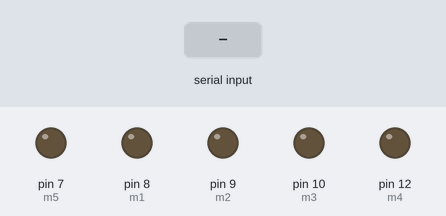
The sketch below on a simulated Arduino Uno, built with avr-gcc and run on an emulated ATmega328P. Parts: output pins drawn as LEDs (lit = HIGH). The test bench sets the inputs (shaded band).

Above: at 1.2 s.
1.3 s: "1" received over Serial
4.3 s: "3" received over Serial
At 4.6 s:
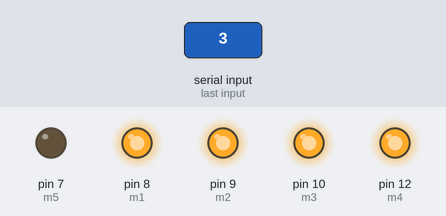
5.8 s: "4" received over Serial
At 6.9 s:
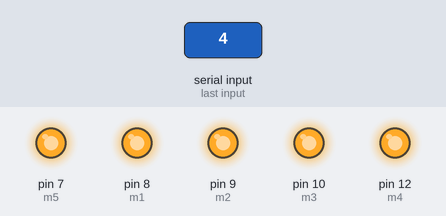
7.3 s: "2" received over Serial
At 7.8 s:
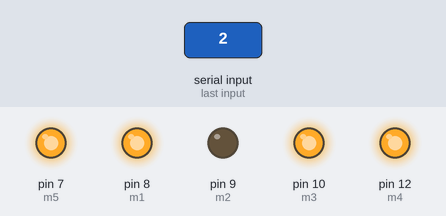
10.3 s: "1" received over Serial
At 10.8 s:
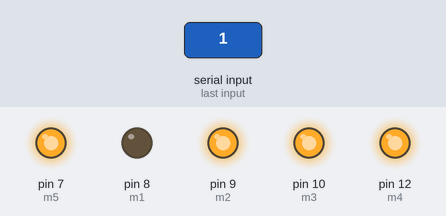
13.3 s: "5" received over Serial
At 13.9 s:
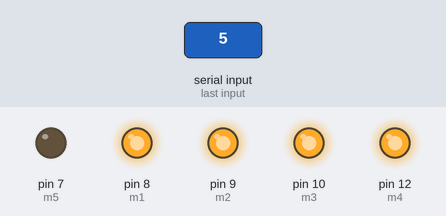
Timing chart, 0 to 15.8 s (numbered marks = the images above; inputs shaded):
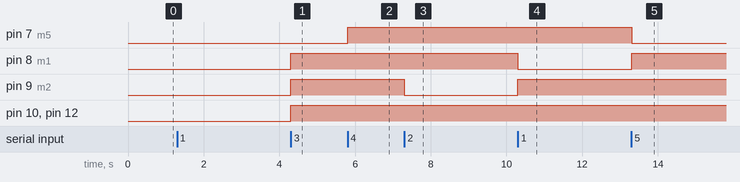

Measured:
- after the input at 4.3 s, pin 8 (m1), pin 9 (m2), pin 10 (m3), pin 12 (m4): LOW → HIGH at once
- after the input at 5.8 s, pin 7 (m5): LOW → HIGH at once
- after the input at 7.3 s, pin 9 (m2): HIGH → LOW at once
- after the input at 10.3 s, pin 8 (m1): HIGH → LOW at once; pin 9 (m2): LOW → HIGH at once
- after the input at 13.3 s, pin 7 (m5): HIGH → LOW at once; pin 8 (m1): LOW → HIGH at once

The sketch:

proto.ino
```cpp
#define m1 8
#define m2 9
#define m3 10
#define m4 12
#define m5 7
int state;
void setup() {
  // put your setup code here, to run once:
Serial.begin(9600);
pinMode(m1,OUTPUT);
pinMode(m2,OUTPUT);
pinMode(m3,OUTPUT);
pinMode(m4,OUTPUT);
pinMode(m5,OUTPUT);
digitalWrite(m1,LOW);
digitalWrite(m2,LOW);
digitalWrite(m3,LOW);
digitalWrite(m4,LOW);
digitalWrite(m5,LOW);
}

void loop() {
  // put your main code here, to run repeatedly:
if(Serial.available()>0)
{ state=Serial.read();}
if(state=='3')
{ digitalWrite(m1,HIGH);
  digitalWrite(m2,HIGH);
  digitalWrite(m3,HIGH);
  digitalWrite(m4,HIGH);
}
else if(state=='4')
digitalWrite(m5,HIGH);
else if(state=='5')
digitalWrite(m5,LOW);
else if(state=='1')
{ digitalWrite(m1,LOW);
delay(100);
digitalWrite(m1,HIGH); }
else if(state=='2')
{ digitalWrite(m2,LOW);
delay(100);
digitalWrite(m2,HIGH); }
if(state=='7')
{digitalWrite(m1,LOW);
digitalWrite(m2,LOW);
digitalWrite(m3,LOW);
digitalWrite(m4,LOW);
digitalWrite(m5,LOW); }
if(Serial.available()>0)
{ state=Serial.read();}
}
```
